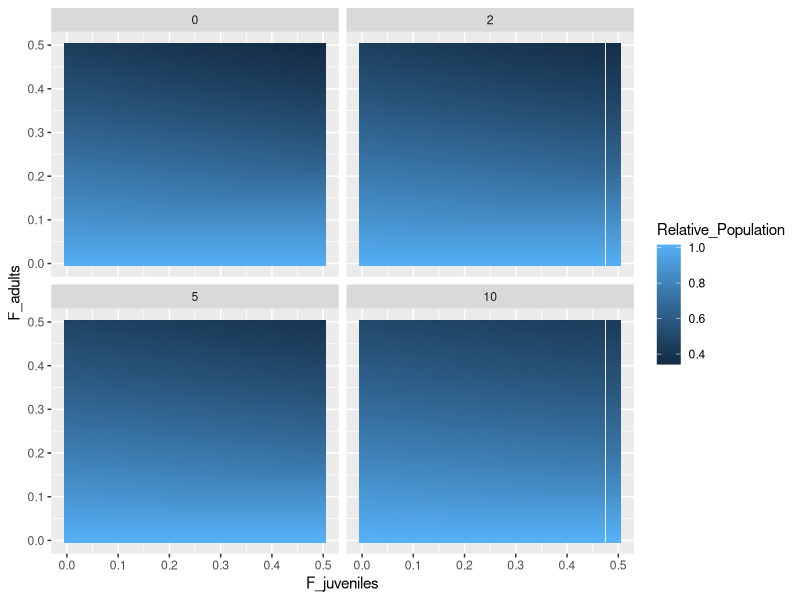
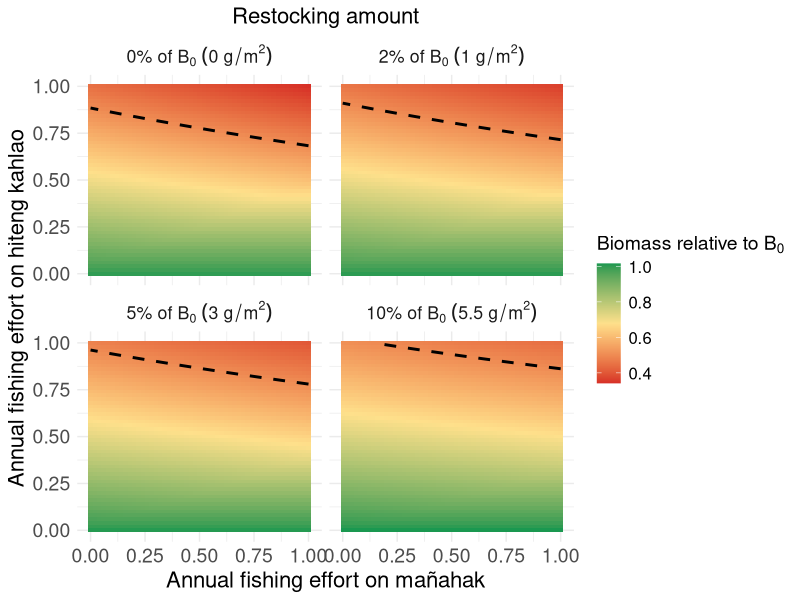
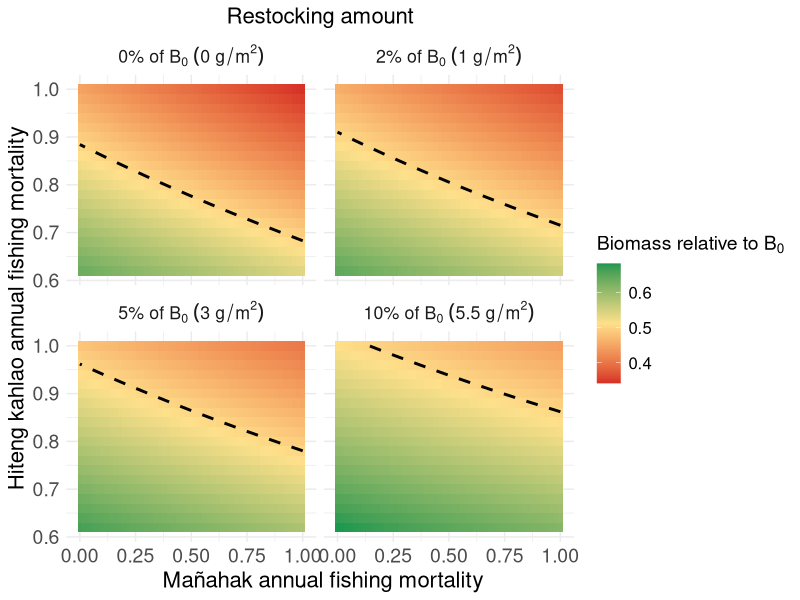

Write R code to recreate these figures, in order.
library(tidyverse)
library(viridis)

# Parameters
juvenile_mortality <- 0.9 / 2
subadult_mortality <- 0.54 / 2
adult_mortality <- 0.33 / 2
juvenile_survival_rate <- 1 - juvenile_mortality
subadult_survival_rate <- 1 - subadult_mortality
adult_survival_rate <-  1 - adult_mortality

juvenile_to_subadult_rate <- 1
subadult_to_adult_rate <- 0.5

reproduction_rate <- 2
reproduction_rate_2 <- 1.5

carrying_capacity <- 68
time_steps <- 200

# Parameter ranges
fishing_effort_values <- seq(0, 0.5, by = 0.01)
restocking_values <- c(0, 1, 3, 5.5) # Restocking scenarios

#Current fishing for burn in
F_current_instantaneous <- 0.09 
F_current_discrete <- (1 - exp(-F_current_instantaneous)) / 2
F_current_discrete

F_current_discrete_juv <- 0.01









run_simulation <- function(F_adults, F_juveniles, restocked_juveniles, burn_in_time = 100) {
  juvenile_population <- 10
  subadult_population <- 10
  adult_population <- 10
  
  # Store population over time
  population_over_time <- numeric(time_steps)
  restocked_dagge_values <- numeric(time_steps)  # To store restocked dagge values
  
  for (t in 1:time_steps) {
    if (t <= burn_in_time) {
      # Burn-in period with zero fishing and zero restocking
      # Try burn in with "current" fishing
      F_adults_current <- F_current_discrete #0
      F_juveniles_current <- F_current_discrete_juv #0
      restocking <- 0
    } else {
      # Post burn-in period with specified fishing and restocking
      F_adults_current <- F_adults
      F_juveniles_current <- F_juveniles
      restocking <- restocked_juveniles
    }
    
    if (t %% 2 == 0) {
      current_reproduction_rate <- reproduction_rate
    } else {
      current_reproduction_rate <- reproduction_rate_2
    }
    
    total_population <- juvenile_population + subadult_population + adult_population
    new_juveniles <- adult_population * current_reproduction_rate * (1 - total_population / carrying_capacity)
    surviving_juveniles <- juvenile_population * juvenile_survival_rate * (1 - F_juveniles_current)
    new_subadults <- juvenile_population * juvenile_to_subadult_rate
    surviving_subadults <- subadult_population * subadult_survival_rate
    new_adults <- subadult_population * subadult_to_adult_rate
    surviving_adults <- adult_population * adult_survival_rate * (1 - F_adults_current)
    
    if (t %% 2 == 0) {
      juvenile_population <- max(0, new_juveniles + surviving_juveniles - new_subadults - restocking)
      restocked_dagge <- restocking + (2.35 * (1 - restocking / carrying_capacity))
      
      restocked_dagge_values[t] <- restocked_dagge  # Store restocked dagge value
      subadult_population <- max(0, new_subadults + surviving_subadults - new_adults + restocked_dagge)
    } else {
      juvenile_population <- max(0, new_juveniles + surviving_juveniles - new_subadults)
      subadult_population <- max(0, new_subadults + surviving_subadults - new_adults)
    }
    
    adult_population <- max(0, new_adults + surviving_adults)
    
    # Store total population at each timestep
    total_population <- juvenile_population + subadult_population + adult_population
    population_over_time[t] <- total_population 

  }
  
  # Calculate the average restocked dagge for the last 20 timesteps
  # Return the average of the last 20 timesteps and the average restocked dagge
  return(list(
    avg_population_last_20 = mean(population_over_time[(time_steps - 19):time_steps]),
    avg_restocked_dagge_last_20 = mean(restocked_dagge_values[(time_steps - 19):time_steps])
  ))
}











# Sensitivity analysis loop with burn-in period
all_results <- data.frame()

for (restocked_juveniles in restocking_values) {
  # Create a dataframe to store results for this restocking value
  sensitivity_results <- expand.grid(
    F_adults = fishing_effort_values,
    F_juveniles = fishing_effort_values
  ) %>%
    mutate(
      Avg_Total_Population = 0,
      Avg_Restocked_Dagge = 0  # New column for average restocked dagge
    )
  
  # Reference population with zero fishing effort
  reference_population <- run_simulation(
    F_adults = 0,
    F_juveniles = 0,
    restocked_juveniles = 0,
    burn_in_time = 100
  )
  
  # Sensitivity analysis loop
  for (i in seq_len(nrow(sensitivity_results))) {
    sim_result <- run_simulation(
      F_adults = sensitivity_results$F_adults[i],
      F_juveniles = sensitivity_results$F_juveniles[i],
      restocked_juveniles = restocked_juveniles,
      burn_in_time = 100
    )
    
    sensitivity_results$Avg_Total_Population[i] <- sim_result$avg_population_last_20
    sensitivity_results$Avg_Restocked_Dagge[i] <- sim_result$avg_restocked_dagge_last_20*2  #times 2 because it averages it with 0 in the 6 months when there is no restocking
  }
  
  # Normalize by the reference population and calculate restocking as a percentage
  sensitivity_results <- sensitivity_results %>%
    mutate(
      Relative_Population = Avg_Total_Population / reference_population$avg_population_last_20,
      Restocking_Percent = round((restocked_juveniles / reference_population$avg_population_last_20) * 100, 0) # Convert to percentage
    )
  
  # Combine results for all restocking values
  all_results <- bind_rows(all_results, sensitivity_results)
}

ggplot(all_results, aes(x = F_juveniles, y = F_adults, fill = Relative_Population)) +
  geom_tile() +
  facet_wrap(~Restocking_Percent)


# Set Restocking_Percent as a factor with the desired order
#all_results$Restocking_Percent <- factor(all_results$Restocking_Percent, 
 #                                        levels = c(0, 2, 5, 10))

# Create labels with the correct expressions for each Restocking_Percent
all_results$Restocking_Label <- dplyr::case_when(
  all_results$Restocking_Percent == 0 ~ "0*'%'~of~B[0]~(0~g/m^2)",
  all_results$Restocking_Percent == 2 ~ "2*'%'~of~B[0]~(1~g/m^2)",
  all_results$Restocking_Percent == 5 ~ "5*'%'~of~B[0]~(3~g/m^2)",
  all_results$Restocking_Percent == 10 ~ "10*'%'~of~B[0]~(5.5~g/m^2)"
)

# Convert Restocking_Label to a factor and ensure its order aligns with Restocking_Percent
all_results$Restocking_Label <- factor(all_results$Restocking_Label,
                                       levels = c("0*'%'~of~B[0]~(0~g/m^2)", 
                                                  "2*'%'~of~B[0]~(1~g/m^2)", 
                                                  "5*'%'~of~B[0]~(3~g/m^2)",
                                                  "10*'%'~of~B[0]~(5.5~g/m^2)"))


ggplot(all_results, aes(x = F_juveniles*2, y = F_adults*2, fill = Relative_Population)) +
  geom_tile() +
  geom_contour(
    aes(z = Relative_Population), 
    breaks = 0.5, 
    color = "black", 
    linetype = "dashed", 
    linewidth = 1
  ) +
  facet_wrap(~Restocking_Label, labeller = label_parsed) +
  scale_fill_gradientn(
    colors = c("#d73027", "#fee08b", "#1a9850"),
    name = bquote("Biomass relative to"~B[0])
  ) +
  labs(
    x = "Annual fishing effort on mañahak",
    y = "Annual fishing effort on hiteng kahlao",
    title = "Restocking amount"
  ) +
  theme_minimal() +
  theme(
    text = element_text(size = 16),
    plot.title = element_text(size = 16, hjust = 0.5),
    axis.title = element_text(size = 16),
    axis.text = element_text(size = 14),
    legend.title = element_text(size = 14),
    legend.text = element_text(size = 12)
  )


#Zooming in

figure3<-ggplot(all_results %>% filter(F_adults > 0.3), aes(x = F_juveniles*2, y = F_adults*2, fill = Relative_Population)) +
  geom_tile() +
  geom_contour(
    aes(z = Relative_Population), 
    breaks = 0.5, 
    color = "black", 
    linetype = "dashed", 
    linewidth = 1
  ) +
  facet_wrap(~Restocking_Label, labeller = label_parsed) +
  scale_fill_gradientn(
    colors = c("#d73027", "#fee08b", "#1a9850"),
    name = bquote("Biomass relative to"~B[0])
  ) +
  labs(
    x = " Mañahak annual fishing mortality",
    y = "Hiteng kahlao annual fishing mortality",
    title = "Restocking amount"
  ) +
  theme_minimal() +
  theme(
    text = element_text(size = 16),
    plot.title = element_text(size = 16, hjust = 0.5),
    axis.title = element_text(size = 16),
    axis.text = element_text(size = 14),
    legend.title = element_text(size = 14),
    legend.text = element_text(size = 12)
  )


ggsave("~/Desktop/rabbitfish_figure3.png", figure3, width=10, height=8, bg="transparent")
